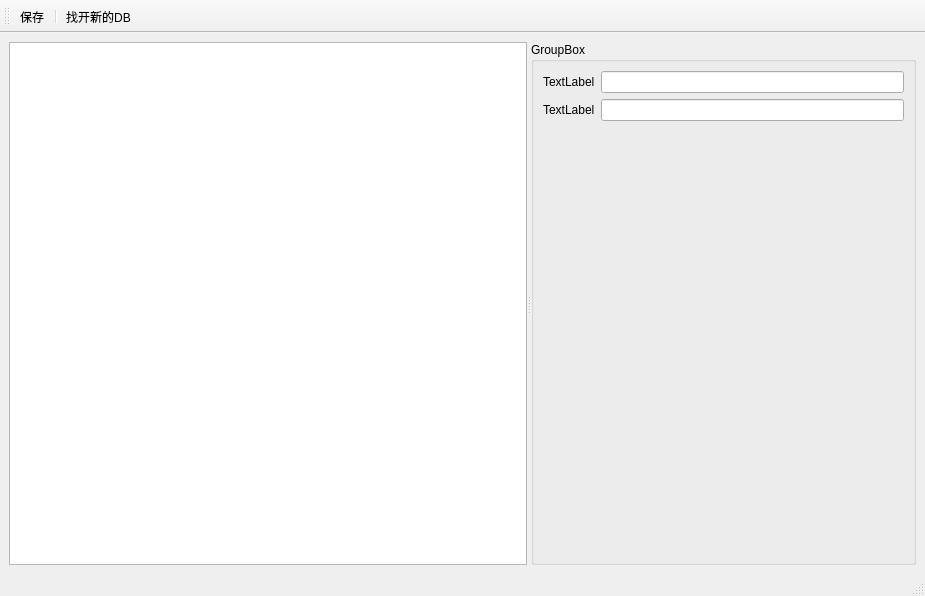
<?xml version="1.0" encoding="UTF-8"?>
<ui version="4.0">
 <class>CostomeURISetting</class>
 <widget class="QMainWindow" name="CostomeURISetting">
  <property name="geometry">
   <rect>
    <x>0</x>
    <y>0</y>
    <width>925</width>
    <height>596</height>
   </rect>
  </property>
  <property name="windowTitle">
   <string>MainWindow</string>
  </property>
  <widget class="QWidget" name="centralwidget">
   <layout class="QVBoxLayout" name="verticalLayout">
    <item>
     <widget class="QSplitter" name="splitter">
      <property name="orientation">
       <enum>Qt::Horizontal</enum>
      </property>
      <widget class="QTableView" name="tableView"/>
      <widget class="QGroupBox" name="groupBox">
       <property name="title">
        <string>GroupBox</string>
       </property>
       <layout class="QGridLayout" name="gridLayout">
        <item row="1" column="1">
         <widget class="QLineEdit" name="lineEdit_2"/>
        </item>
        <item row="0" column="1">
         <widget class="QLineEdit" name="lineEdit"/>
        </item>
        <item row="1" column="0">
         <widget class="QLabel" name="label_2">
          <property name="text">
           <string>TextLabel</string>
          </property>
         </widget>
        </item>
        <item row="0" column="0">
         <widget class="QLabel" name="label">
          <property name="text">
           <string>TextLabel</string>
          </property>
         </widget>
        </item>
        <item row="2" column="1">
         <spacer name="verticalSpacer">
          <property name="orientation">
           <enum>Qt::Vertical</enum>
          </property>
          <property name="sizeHint" stdset="0">
           <size>
            <width>20</width>
            <height>40</height>
           </size>
          </property>
         </spacer>
        </item>
       </layout>
      </widget>
     </widget>
    </item>
   </layout>
  </widget>
  <widget class="QMenuBar" name="menubar">
   <property name="geometry">
    <rect>
     <x>0</x>
     <y>0</y>
     <width>925</width>
     <height>25</height>
    </rect>
   </property>
  </widget>
  <widget class="QStatusBar" name="statusbar"/>
  <widget class="QToolBar" name="toolBar">
   <property name="windowTitle">
    <string>toolBar</string>
   </property>
   <attribute name="toolBarArea">
    <enum>TopToolBarArea</enum>
   </attribute>
   <attribute name="toolBarBreak">
    <bool>false</bool>
   </attribute>
   <addaction name="actSave"/>
   <addaction name="separator"/>
   <addaction name="actOpenNewDB"/>
  </widget>
  <action name="actOpenNewDB">
   <property name="icon">
    <iconset>
     <normaloff>../../../../../Desktop/WechatIMG10185.jpeg</normaloff>../../../../../Desktop/WechatIMG10185.jpeg</iconset>
   </property>
   <property name="text">
    <string>找开新的DB</string>
   </property>
  </action>
  <action name="actSave">
   <property name="icon">
    <iconset>
     <normaloff>../../../../../Desktop/images.jpg</normaloff>../../../../../Desktop/images.jpg</iconset>
   </property>
   <property name="text">
    <string>保存</string>
   </property>
   <property name="toolTip">
    <string>保存</string>
   </property>
  </action>
 </widget>
 <resources/>
 <connections/>
</ui>
